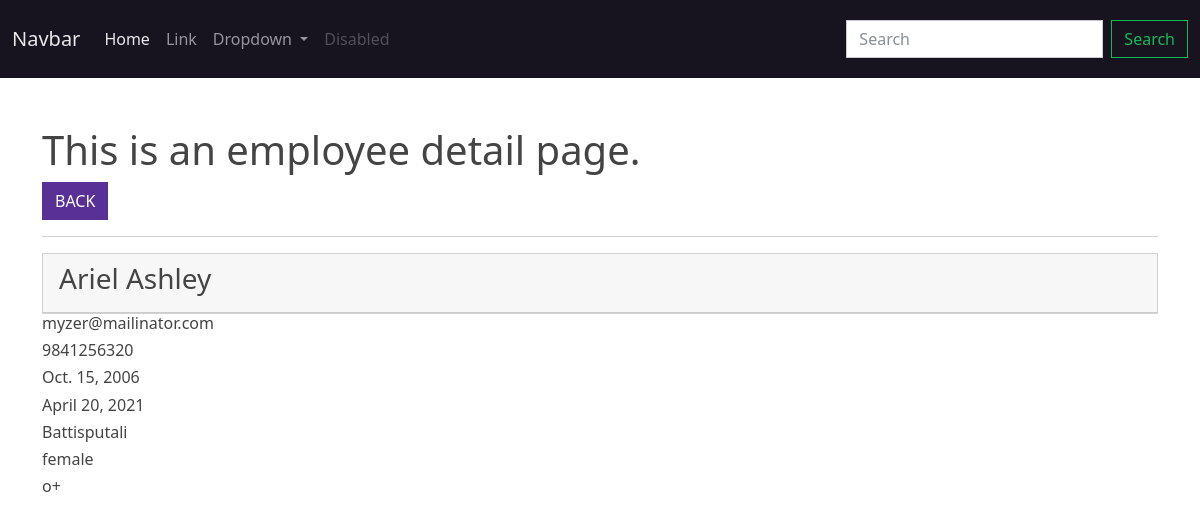
The app's page /employee/show/14/ with its own data.
### app_employeewebsite/models.py (models this page shows, shortened)
class Employee(models.Model):
    full_name = models.CharField(max_length=255)
    contact = models.CharField(max_length=255)
    email = models.EmailField()
    dob = models.DateField()
    join_date = models.DateField()
    gender =  models.CharField(max_length=255)
    blood_group = models.CharField(max_length=255)
    address = models.CharField(max_length=255)
    user = models.ForeignKey(User, on_delete=models.CASCADE)
    department = models.ForeignKey(Department, on_delete=models.CASCADE)
    class Meta:
        db_table = 'app_employee'

### app_employeewebsite/views.py (the view)
# urls.py: path('employee/show/<int:id>/', views.employee_show, name='emp-show'),
def employee_show(request, id):
    data = Employee.objects.get(id=id)
    context = {"data":data}
    return render(request, 'employees/show_employee.html', context)

### templates/employees/show_employee.html (shortened to what this page needs)
{% extends 'layouts/master.html' %}
{% block content %}
<div class="container mt-5">
    <h1> This is an employee detail page. </h1>
    <a href="{% url 'emp-index' %}" class="btn btn-primary">BACK</a>
    <hr>
    <div class="card">
        <div class="card-header"><h3>{{ data.full_name }}</h3></div></div>
        <div class="card-body">
            <h6>{{ data.email }}</h6>
            <h6>{{ data.contact }}</h6>
            <h6>{{ data.dob }}</h6>
            <h6>{{ data.join_date }}</h6>
            <h6>{{ data.address }}</h6>
            <h6>{{ data.gender }}</h6>
            <h6>{{ data.blood_group }}</h6>
        </div>
    </div>
{% endblock %}

### records on screen
Employee: full_name "Ariel Ashley", email "myzer@mailinator.com", contact "9841256320", dob "Oct. 15, 2006", join_date "April 20, 2021", address "Battisputali", gender "female", blood_group "o+"
